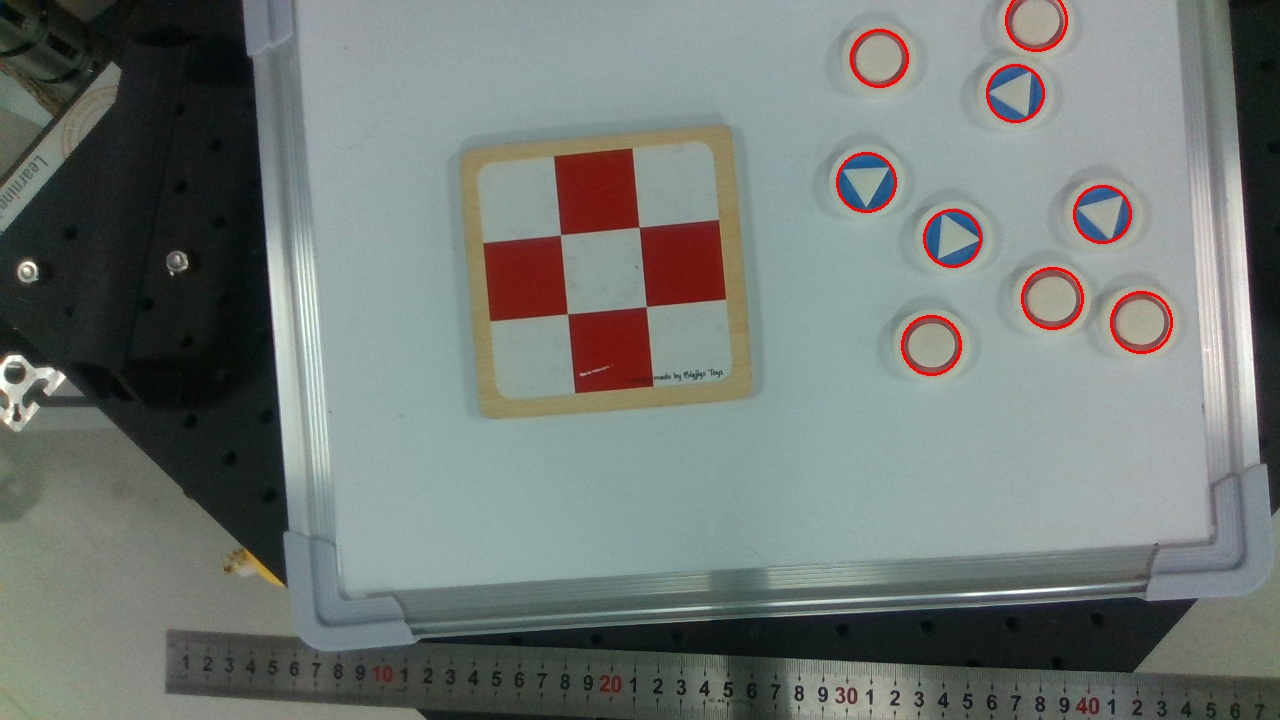
#> input picture Data/Tic-tac-toe-task5/1567066517.jpg, 1280 x 720 px
$ python -i ContourDetector.py   (imports and definitions only)
#> lines starting #> are read from the running program, lines starting #| are printed output that depends on the picture; after the words box and inside, x2 and y2 are one past the last pixel; in counts of white or black regions, pixels touching at a corner belong together
#> further down, picture is the input picture: shape (720, 1280, 3); mean B, G, R 118, 121.3, 115.1
# Copyright (c) 2020 by BionicLab. All Rights Reserved.
# -*- coding:utf-8 -*-
"""
@File: ContourDetector
@Author: Haokun Wang
@Date: 2020/3/24 10:30
@Description:
"""

import cv2
import numpy as np


class ContourDetector(object):
    def __init__(self, mode=cv2.RETR_LIST, method=cv2.CHAIN_APPROX_NONE,
                 binary_threshold=127, area_threshold=(80, 200), with_angle=False):
        self.mode = mode
        self.method = method
        self.binary_threshold = binary_threshold
        self.area_threshold_min, self.area_threshold_max = area_threshold
        self.with_angle = with_angle

    def run(self, color_image):
        gray_image = cv2.cvtColor(color_image, cv2.COLOR_BGR2GRAY)
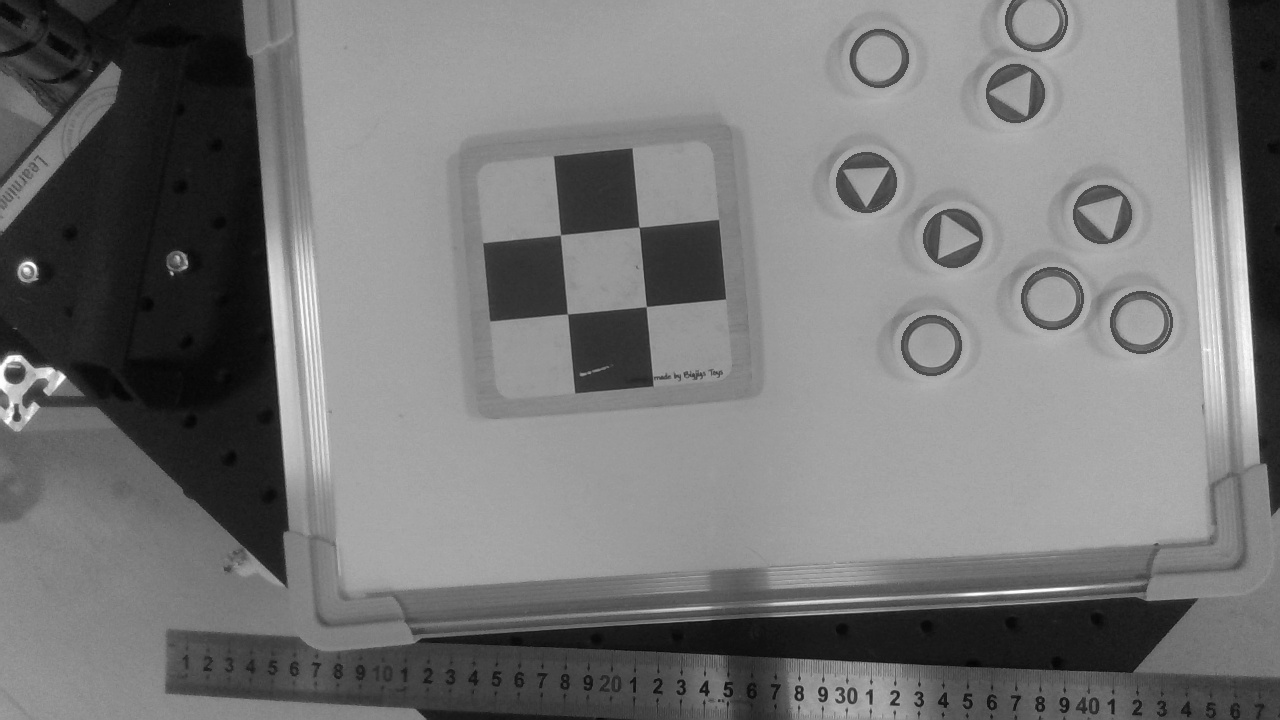
#> gray_image: shape (720, 1280); min 2, max 255, mean 119.1
        _, thresh = cv2.threshold(gray_image, self.binary_threshold, 255, 0)
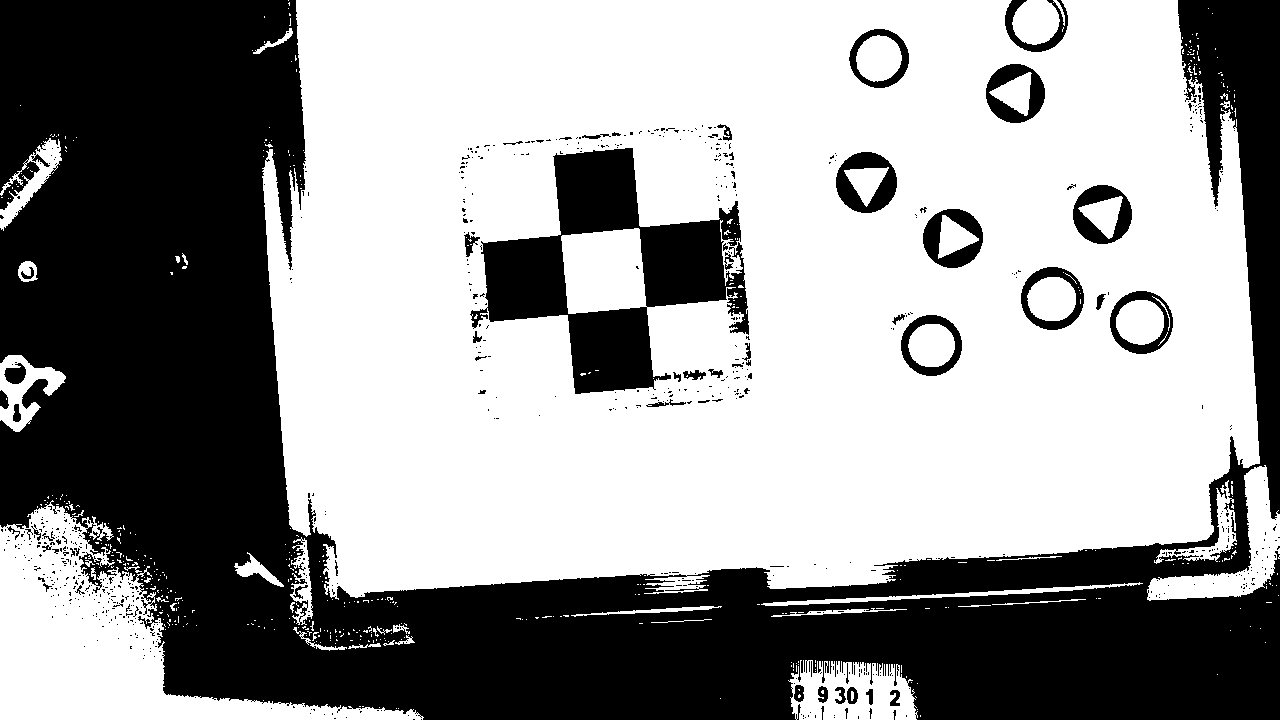
#> thresh: shape (720, 1280); 59.4% white; 751 black regions (691 under 20 px)
        raw_contours, hierarchy = cv2.findContours(thresh, self.mode, self.method)
#> raw_contours = 1446 contours, 1323 with area under 20; largest, box (x1, y1, x2, y2) and area: (262, 0, 1260, 600) 532336, (0, 500, 424, 720) 31623, (480, 147, 750, 395) 28119, (788, 660, 918, 720) 5718, (1147, 465, 1280, 601) 5049

        # area filter
        contours = []
        for contour in raw_contours:
            if self.area_threshold_min < cv2.contourArea(contour) < self.area_threshold_max:
                contours.append(contour)
#> this loop made 1446 passes
#> contour on passes 1, 3, 4: [[802, 718], [803, 717], [804, 718], [803, 719]], [[833, 717], [834, 716], [835, 717], [834, 718]], [[804, 717], [805, 716], [806, 717], [805, 718]]
#> after the loop, contours = 20 contours; largest, box (x1, y1, x2, y2) and area: (771, 608, 907, 617) 193, (846, 686, 859, 705) 176, (682, 369, 707, 381) 170, (793, 684, 805, 703) 164, (817, 685, 829, 704) 156

        # get mask
        mask = np.zeros(thresh.shape)
        cv2.drawContours(mask, contours, -1, 1, -1)
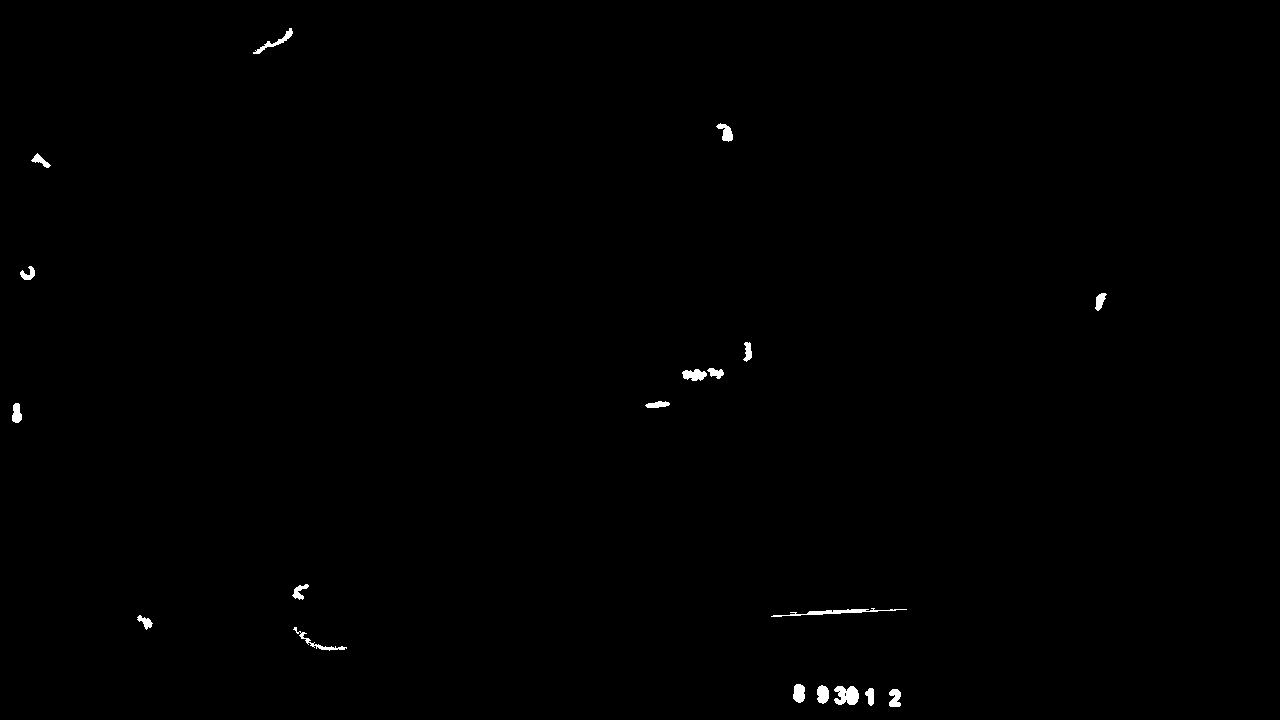
#> mask: shape (720, 1280) float64; values 0 (black) and 1 (white), 0.35% white; 19 white regions, largest, box (x1, y1, x2, y2) and area: (834, 686, 859, 705) 360, (771, 608, 907, 617) 342, (682, 369, 707, 381) 208

        # calculate centers and bounding boxes
        centers = [find_center(contour) for contour in contours]
#> centers = [[894, 697], [870, 695], [851, 695], [840, 694], [822, 693], [798, 692], [318, 642], [145, 621], [833, 611], [299, 591], [16, 413], [657, 404], [693, 374], [715, 372], [747, 351], [1099, 300], [27, 273], [40, 160], [725, 132], [275, 41]]
        bounding_boxes = [find_bounding_box(contour, self.with_angle) for contour in contours]
#> bounding_boxes = 20 items

        return bounding_boxes, mask, centers


def find_center(contour):
    M = cv2.moments(contour)
    center_x = int(M["m10"] / M["m00"])
    center_y = int(M["m01"] / M["m00"])
    return [center_x, center_y]


def find_bounding_box(contour, with_angle=False):
    if with_angle:
        # ((x, y), (w, h), theta)
        rect = cv2.minAreaRect(contour)
        return rect
    else:
        x, y, w, h = cv2.boundingRect(contour)
        x = x + int(w/2.0)
        y = y + int(h/2.0)
        return (x, y), (w, h), 0

>>> import cv2
>>> picture = cv2.imread('../../../Data/Tic-tac-toe-task5/1567066517.jpg')
>>> result = ContourDetector().run(picture)

$ run again, on Data/Tic-tac-toe-task5/1567066689.jpg
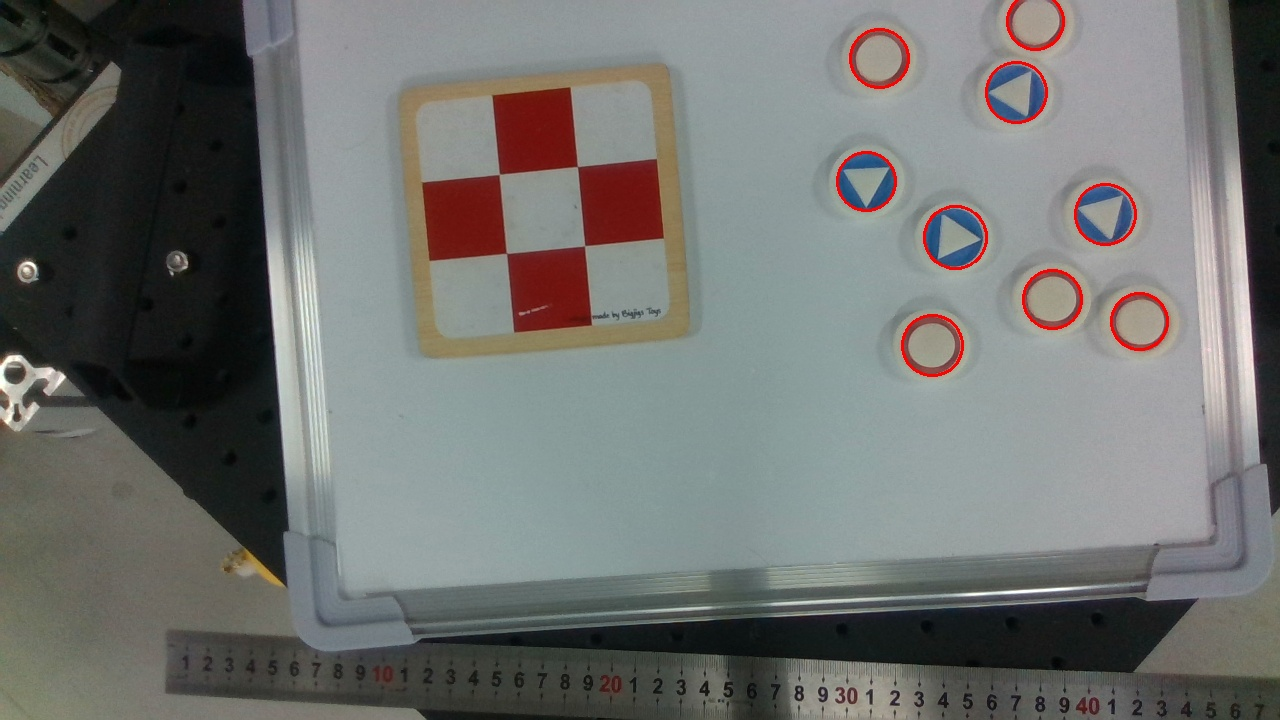
#> input picture Data/Tic-tac-toe-task5/1567066689.jpg, 1280 x 720 px
#> picture is the input picture: shape (720, 1280, 3); mean B, G, R 111.8, 114.3, 113.1
#> in run, `_, thresh = cv2.threshold(gray_image, self.binary_threshold, 255, 0)`:
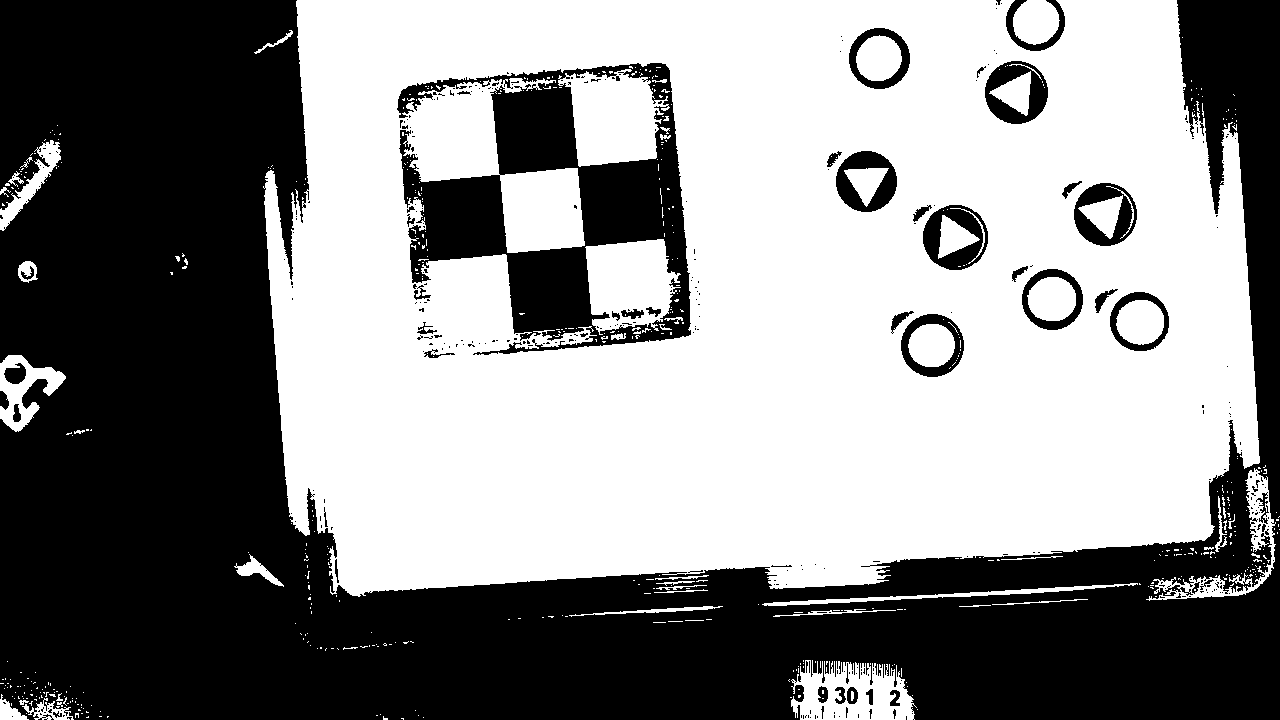
#> thresh: shape (720, 1280); 54% white; 345 black regions (297 under 20 px)
#> raw_contours = 1030 contours, 928 with area under 20; largest, box (x1, y1, x2, y2) and area: (263, 0, 1260, 597) 528658, (396, 62, 692, 356) 52500, (558, 69, 670, 167) 7076, (585, 239, 681, 335) 6471, (791, 660, 917, 720) 5104
#> the loop in run, `for contour in raw_contours:` made 1030 passes
#> contour on passes 2 to 4: [[46, 718], [47, 717], [48, 718], [47, 719]], [[809, 717], [810, 716], [811, 717], [810, 718]], [[423, 717]]
#> after the loop in run, `for contour in raw_contours:`: contours = 20 contours; largest, box (x1, y1, x2, y2) and area: (890, 310, 915, 333) 199, (846, 686, 859, 705) 178, (620, 308, 645, 320) 168, (817, 685, 829, 704) 158, (912, 204, 933, 223) 153
#> in run, `cv2.drawContours(mask, contours, -1, 1, -1)`:
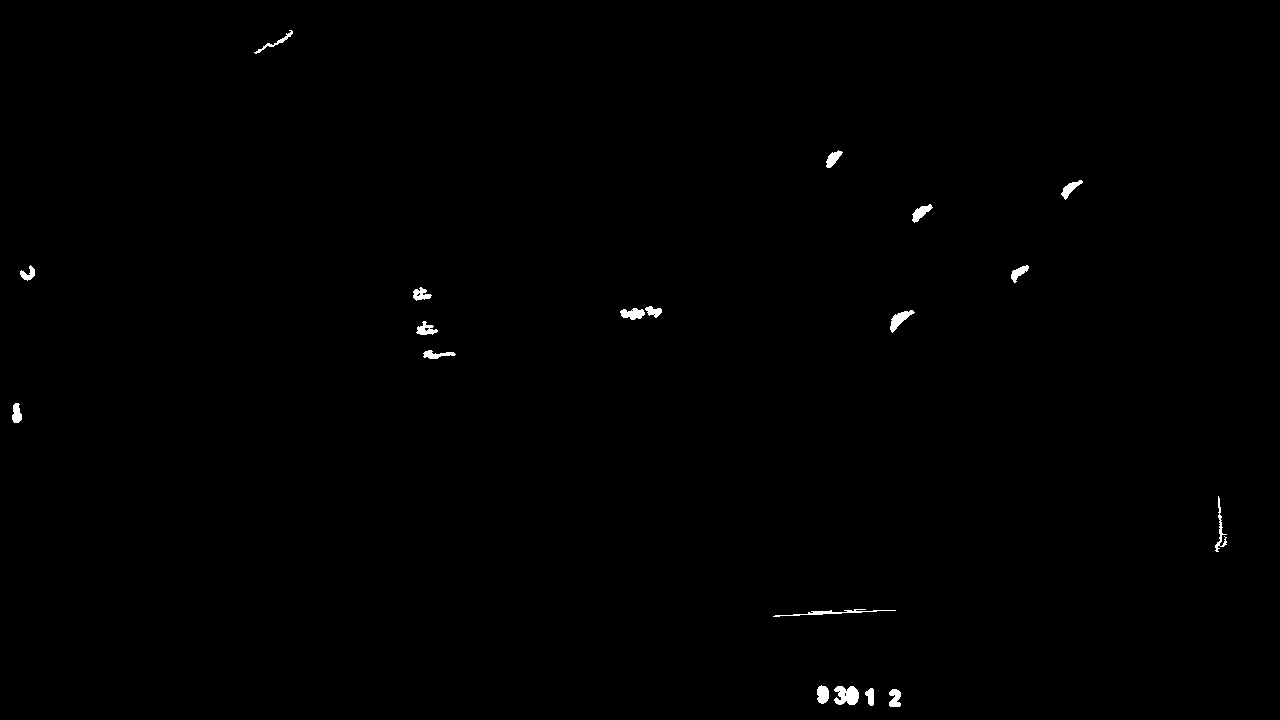
#> mask: shape (720, 1280) float64; values 0 (black) and 1 (white), 0.36% white; 19 white regions, largest, box (x1, y1, x2, y2) and area: (834, 686, 859, 705) 363, (773, 609, 896, 617) 245, (890, 310, 915, 333) 233
#> centers = [[894, 697], [870, 696], [851, 695], [840, 694], [822, 694], [827, 612], [1219, 529], [16, 413], [435, 354], [425, 329], [899, 319], [632, 313], [653, 311], [420, 294], [1018, 272], [27, 273], [920, 212], [1069, 188], [832, 158], [275, 41]]
#> bounding_boxes = 20 items
